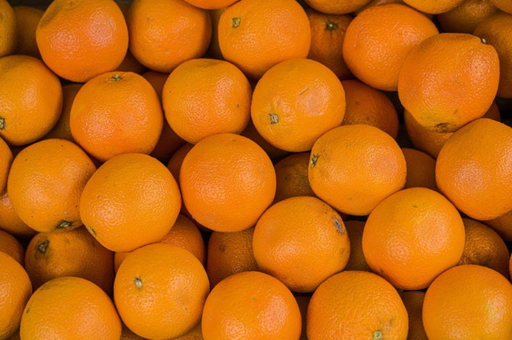
#> input picture images/default_image2.png, 512 x 340 px, given in place of default_image4.png, which was not available
$ python WatershedImage2.py
#> lines starting #> are read from the running program, lines starting #| are printed output that depends on the picture; after the words box and inside, x2 and y2 are one past the last pixel; in counts of white or black regions, pixels touching at a corner belong together; pictures that were not available may be replaced by others from this repository, and a replacement may not be noted
import cv2
import numpy as np
from matplotlib import pyplot as plt
from path_names import PathNamesSegmentation as pns


OUTPUT_FOLDER_MASK = pns.SEGMENTED + "watershed\\mask\\image2"
OUTPUT_FOLDER_SEGMENTED = pns.SEGMENTED + "watershed\\segmented\\image2"


def do_Watershed(path_name, output_path):
#> called with output_path = '\\default_image1.png'
    image_color = cv2.imread(path_name)
#> image_color is the input picture: shape (340, 512, 3); mean B, G, R 12.4, 104, 195.7
    image_color = cv2.cvtColor(image_color, cv2.COLOR_BGR2RGB)
    image = cv2.imread(path_name, 0)
#> image: shape (340, 512); min 0, max 197, mean 135.7
    ret1, thresh = cv2.threshold(image, 0, 255, cv2.THRESH_BINARY + cv2.THRESH_OTSU)
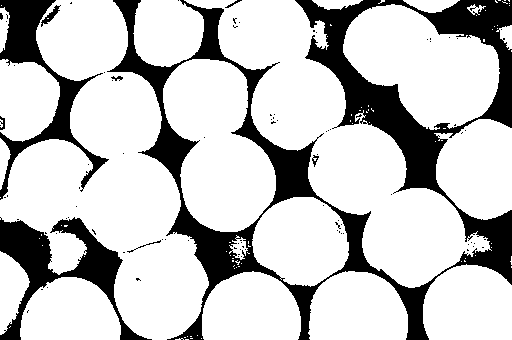
#> thresh: shape (340, 512); 77.2% white; 90 black regions (81 under 20 px), largest, box (x1, y1, x2, y2) and area: (107, 0, 512, 340) 28951, (0, 217, 152, 340) 5468, (0, 0, 109, 200) 4686
#> ret1 = 111

    kernel1 = np.ones((4, 4), np.uint8)
    kernel2 = np.ones((3, 3), np.uint8)
    kernel3 = np.ones((5, 5), np.uint8)

    opening = cv2.morphologyEx(thresh, cv2.MORPH_OPEN, kernel1, iterations=3)
#> opening: shape (340, 512); 75.5% white; 16 black regions (11 under 20 px), largest, box (x1, y1, x2, y2) and area: (0, 0, 512, 340) 36666, (0, 220, 164, 340) 5850, (228, 0, 245, 11) 75, (236, 21, 243, 31) 45, (273, 117, 281, 127) 45
    closing = cv2.morphologyEx(opening, cv2.MORPH_CLOSE, kernel2, iterations=3)
#> closing: shape (340, 512); 77.5% white; 27 black regions, largest, box (x1, y1, x2, y2) and area: (298, 0, 469, 193) 8760, (430, 0, 512, 128) 4020, (175, 210, 265, 291) 3338


    sure_background = cv2.dilate(closing, kernel3, iterations=3)
#> sure_background: shape (340, 512); 91.6% white; 26 black regions (4 under 20 px), largest, box (x1, y1, x2, y2) and area: (318, 16, 449, 185) 3785, (442, 0, 512, 42) 1875, (0, 0, 53, 60) 1719

    dist_transform = cv2.distanceTransform(closing, cv2.DIST_L2, 5)
    ret, sure_forground = cv2.threshold(dist_transform, 0.42 * dist_transform.max(), 255, 0)
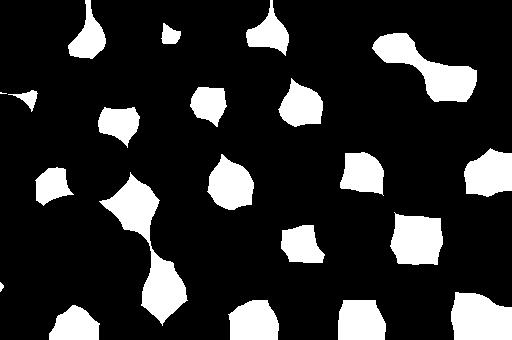
#> sure_forground: shape (340, 512) float32; 17.3% white; 21 white regions (1 under 20 px), largest, box (x1, y1, x2, y2) and area: (99, 172, 188, 326) 4032, (372, 33, 477, 102) 3016, (451, 292, 512, 340) 2468
#> ret = 25.85

    sure_forground = np.uint8(sure_forground)
    unknown_area = cv2.subtract(sure_background, sure_forground)
#> unknown_area: shape (340, 512); 74.3% white; 47 black regions (5 under 20 px), largest, box (x1, y1, x2, y2) and area: (99, 172, 188, 326) 4032, (318, 16, 449, 185) 3785, (372, 33, 477, 102) 3016

    ret, markers = cv2.connectedComponents(sure_forground)
#> markers: shape (340, 512) int32; 22 distinct labels, from 0 to 21
#> ret = 22
    markers = markers + 20
#> markers: shape (340, 512) int32; 22 distinct labels, from 20 to 41
    markers[unknown_area == 255] = 0
#> markers: shape (340, 512) int32; 23 distinct labels, from 0 to 41
    markers = cv2.watershed(image_color, markers)
#> markers: shape (340, 512) int32; 23 distinct labels, from -1 to 41


    mask = np.zeros((image.shape[0], image.shape[1], 3), dtype=np.uint8)

    mask[markers == 20] = [255, 255, 255]
    mask[markers == -1] = [255, 255, 255]
    mask = cv2.bitwise_not(mask)

    segmented = cv2.bitwise_and(mask, image_color)
#> mask: shape (340, 512, 3); 75.1% white; 1 black region, box (x1, y1, x2, y2) and area: (0, 0, 512, 340) 43386

    plt.imsave(OUTPUT_FOLDER_SEGMENTED + output_path, segmented)
    plt.imsave(OUTPUT_FOLDER_MASK + output_path, mask)


do_Watershed(pns.DEFAULT_IMAGE, "\\default_image1.png")

do_Watershed(pns.GAUSSIAN_LOW, "\\gaussian\\gaussian_low_watershed.png")
#> call 2 of do_Watershed, with output_path = '\\gaussian\\gaussian_low_watershed.png'
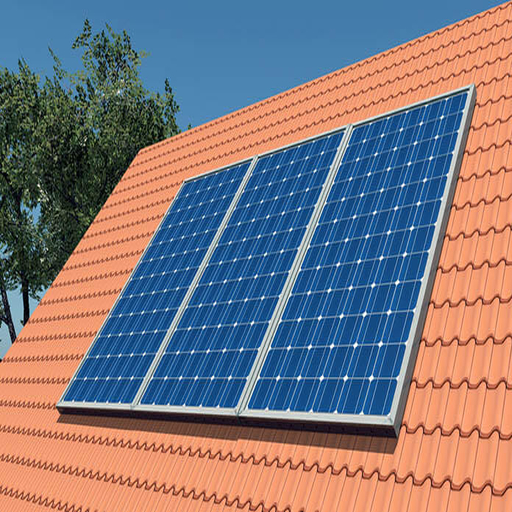
#> input picture images/default_image3.png, 512 x 512 px, given in place of gaussian_low.png, which was not available
#> in do_Watershed, image_color is the input picture: shape (512, 512, 3); mean B, G, R 123.4, 118.5, 127.5
#> in do_Watershed (call 2), `ret1, thresh = cv2.threshold(image, 0, 255, cv2.THRESH_BINARY + cv2.TH..`:
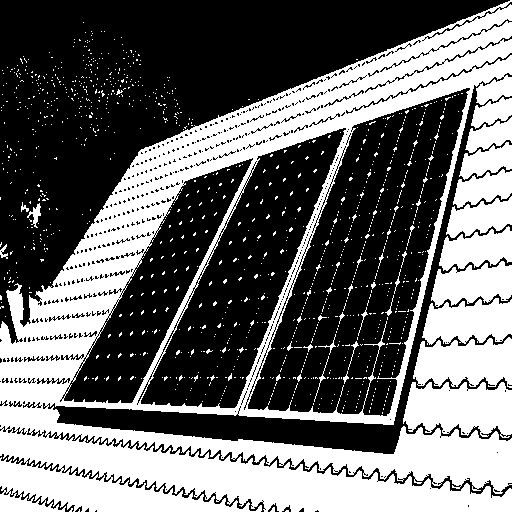
#> thresh: shape (512, 512); 41% white; 1167 white regions (1134 under 20 px), largest, box (x1, y1, x2, y2) and area: (0, 0, 512, 512) 81263, (403, 382, 512, 438) 4616, (413, 337, 512, 388) 3785
#> in do_Watershed (call 2), `ret1, thresh = cv2.threshold(image, 0, 255, cv2.THRESH_BINARY + cv2.TH..`: ret1 = 135
#> in do_Watershed (call 2), `opening = cv2.morphologyEx(thresh, cv2.MORPH_OPEN, kernel1, iterations..`: opening: shape (512, 512); 26.3% white; 32 white regions, largest, box (x1, y1, x2, y2) and area: (0, 435, 512, 512) 14467, (250, 11, 512, 161) 9405, (126, 433, 512, 492) 8871
#> in do_Watershed (call 2), `closing = cv2.morphologyEx(opening, cv2.MORPH_CLOSE, kernel2, iteratio..`: closing: shape (512, 512); 29.1% white; 4 white regions, box (x1, y1, x2, y2) and area: (0, 11, 512, 512) 75309, (0, 497, 48, 512) 474, (11, 294, 26, 323) 374, (148, 224, 160, 234) 120
#> in do_Watershed (call 2), `sure_background = cv2.dilate(closing, kernel3, iterations=3)`: sure_background: shape (512, 512); 37.5% white; 1 white region, box (x1, y1, x2, y2) and area: (0, 5, 512, 512) 98259
#> in do_Watershed (call 2), `ret, sure_forground = cv2.threshold(dist_transform, 0.42 * dist_transf..`: sure_forground: shape (512, 512) float32; 3.9% white; 12 white regions (6 under 20 px), largest, box (x1, y1, x2, y2) and area: (433, 33, 512, 247) 5029, (0, 272, 108, 412) 3404, (296, 494, 426, 512) 1194, (443, 459, 512, 472) 298, (98, 504, 137, 512) 157, (474, 313, 479, 320) 20
#> in do_Watershed (call 2), `ret, sure_forground = cv2.threshold(dist_transform, 0.42 * dist_transf..`: ret = 21.42
#> in do_Watershed (call 2), `unknown_area = cv2.subtract(sure_background, sure_forground)`: unknown_area: shape (512, 512); 33.6% white; 1 white region, box (x1, y1, x2, y2) and area: (0, 5, 512, 512) 88106
#> in do_Watershed (call 2), `ret, markers = cv2.connectedComponents(sure_forground)`: markers: shape (512, 512) int32; 13 distinct labels, from 0 to 12
#> in do_Watershed (call 2), `ret, markers = cv2.connectedComponents(sure_forground)`: ret = 13
#> in do_Watershed (call 2), `markers = markers + 20`: markers: shape (512, 512) int32; 13 distinct labels, from 20 to 32
#> in do_Watershed (call 2), `markers[unknown_area == 255] = 0`:
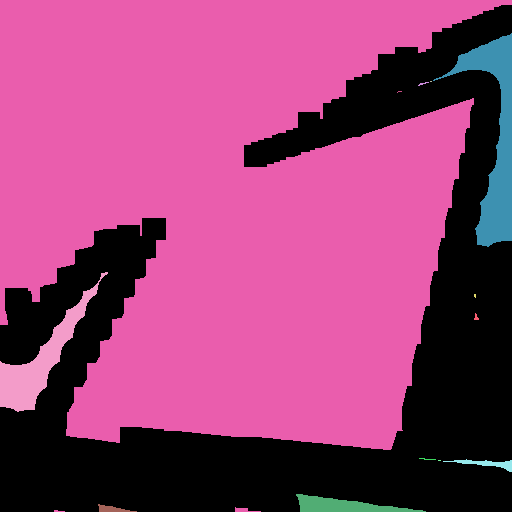
#> markers: shape (512, 512) int32; 14 distinct labels, from 0 to 32; one colour per label, 0 black
#> in do_Watershed (call 2), `markers = cv2.watershed(image_color, markers)`:
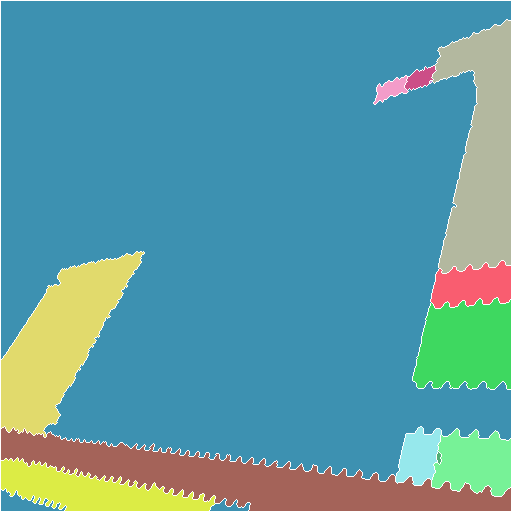
#> markers: shape (512, 512) int32; 14 distinct labels, from -1 to 32; one colour per label, 0 black, -1 white
#> in do_Watershed (call 2), `segmented = cv2.bitwise_and(mask, image_color)`:
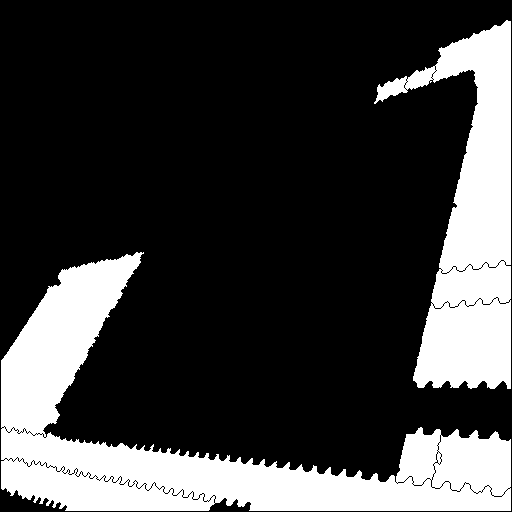
#> mask: shape (512, 512, 3); 24.6% white; 2 white regions, box (x1, y1, x2, y2) and area: (1, 252, 511, 511) 40928, (374, 20, 511, 389) 23529
do_Watershed(pns.GAUSSIAN_MODERATE, "\\gaussian\\gaussian_moderate_watershed.png")
do_Watershed(pns.GAUSSIAN_HIGH, "\\gaussian\\gaussian_high_watershed.png")
#> (the run stopped early here; a loop or call above may not have finished)
